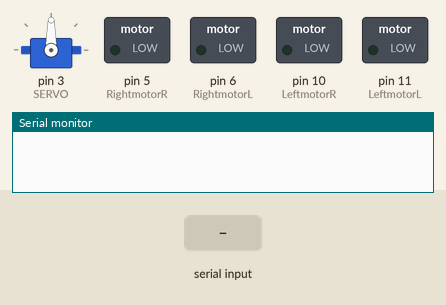
The sketch below on a simulated Arduino Uno, built with avr-gcc and run on an emulated ATmega328P. On the bench: servo, switched loads named in the sketch (green lamp = pin HIGH), the last lines printed to the serial monitor. The inputs (shaded band) are chosen by the test bench.

Above: at 1.2 s.
1.3 s: "front\n" received over Serial
At 2.0 s:
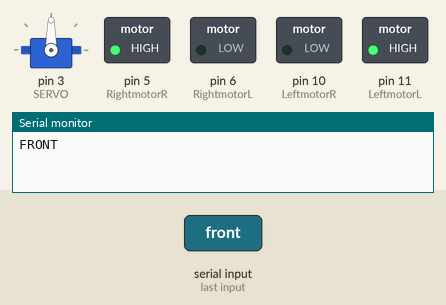
2.8 s: "back\n" received over Serial
At 3.1 s:
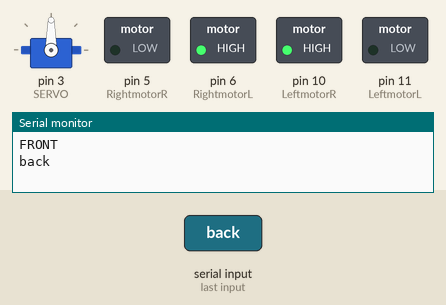
4.3 s: "right\n" received over Serial
At 5.5 s:
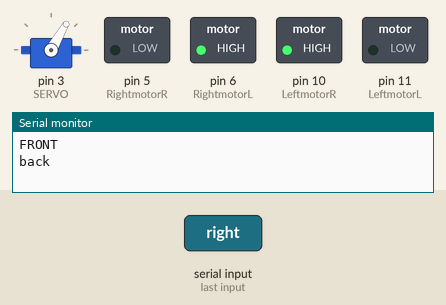
5.8 s: "left\n" received over Serial
At 6.6 s:
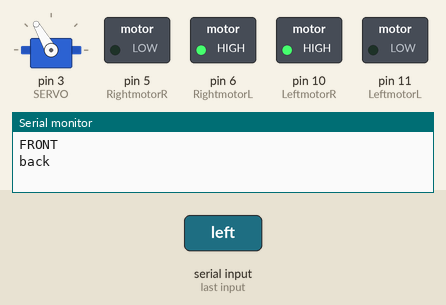
7.3 s: "1\n" received over Serial
At 7.7 s:
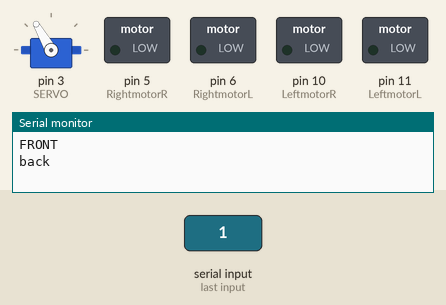
8.8 s: "front\n" received over Serial
At 10.1 s:
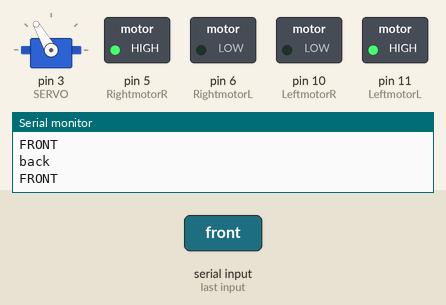
Timing chart, 0 to 11.3 s (numbered marks = the images above; inputs shaded):
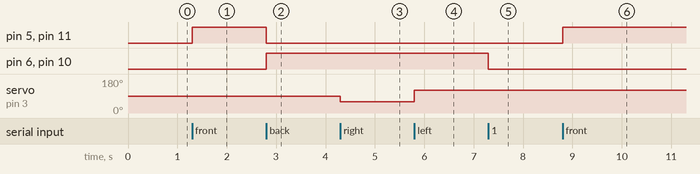

The sketch:

Servo_DC_motor_control.ino
```cpp
#include <Servo.h>


const int SERVO = 3;
const int RightmotorR = 5;
const int RightmotorL = 6;
const int LeftmotorR = 10;
const int LeftmotorL =11;
Servo myServo;


void setup() {
  //모터 제어
  pinMode(RightmotorR, OUTPUT);
  pinMode(RightmotorL, OUTPUT);
  pinMode(LeftmotorR, OUTPUT);
  pinMode(LeftmotorL, OUTPUT);

  //서보 제어
  myServo.attach(SERVO);
  myServo.write(90);


  //시리얼 통신
  Serial.begin(115200);
}

void loop() {
  if (Serial.available() > 0) {
    String command = Serial.readStringUntil('\n');
    command.trim();  // 문자열 양쪽의 공백 제거

    if (command == "front") {
      // 모터를 오른쪽으로 동작시키는 코드
      digitalWrite(RightmotorR, 255);
      digitalWrite(RightmotorL, 0);
      digitalWrite(LeftmotorR, 0);
      digitalWrite(LeftmotorL, 255);
      Serial.print("FRONT\n");
    }
    else if (command == "back") {
      // 모터를 오른쪽으로 동작시키는 코드
      digitalWrite(RightmotorR, 0);
      digitalWrite(RightmotorL, 255);
      digitalWrite(LeftmotorR, 255);
      digitalWrite(LeftmotorL, 0);
      Serial.print("back\n");
    }
    else if (command == "right") {
      myServo.write(60);
    }
    else if (command == "left") {
      myServo.write(120);
    }
    else {
      // 모터를 정지시키는 코드
      digitalWrite(RightmotorR, LOW);
      digitalWrite(RightmotorL, LOW);
      digitalWrite(LeftmotorR, LOW);
      digitalWrite(LeftmotorL, LOW);
      // myServo.write(0);
    }
  }

}
```

Measured:
- after the input at 1.3 s, pin 5 (RightmotorR), pin 11 (LeftmotorL): LOW → HIGH at once
- after the input at 2.8 s, pin 5 (RightmotorR), pin 11 (LeftmotorL): HIGH → LOW at once; pin 6 (RightmotorL), pin 10 (LeftmotorR): LOW → HIGH at once
- after the input at 4.3 s, servo on pin 3 (SERVO): 90° → 60° at once
- after the input at 5.8 s, servo on pin 3 (SERVO): 60° → 120° at once
- after the input at 7.3 s, pin 6 (RightmotorL), pin 10 (LeftmotorR): HIGH → LOW at once
- after the input at 8.8 s, pin 5 (RightmotorR), pin 11 (LeftmotorL): LOW → HIGH at once
